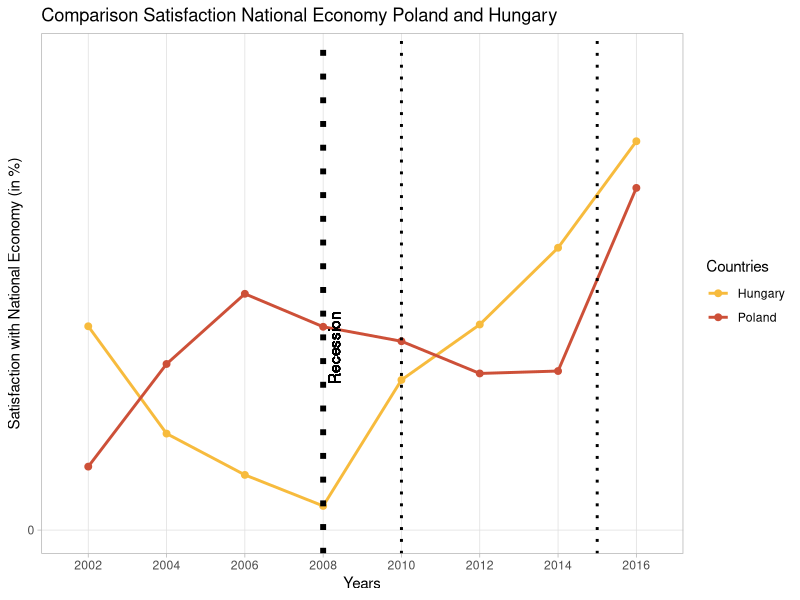

The R script that drew this image: (Note: this script raises an error after producing the figure.)
######################
# Plotting functions
# YOU CAN IGNORE THIS PART
######################

install.packages("ggplot2")
library(ggplot2)

quarters <- c('Q1','Q2','Q3','Q4')
countries <- c("Hungary", "Poland")
colors <- c("#f7bb3d","#cd5038")

# Function for generating yearly or quarterly labels
# Pass years as a vector
# Pass the count of data points as a number
generateLabels <- function(yearsParam, nDataPoints) {
  years <- as.character(yearsParam)
  # Check if there are 4 times as many data points as there are years (which means the data is quarterly)
  # If it is quarterly generate quarterly labels, otherwise just use the years
  if(nDataPoints == (4 * length(years))) {
    pastingQuarters <- function(x, listItems) {
      paste(listItems, x, sep=" ")
    }
    return(unlist(lapply(X=years, FUN=pastingQuarters, listItems=quarters)))
  }
  if(nDataPoints == ((length(years)+1) /2)) {
    return(years[(1:nDataPoints) * 2 - 1])
  }
  return(years)
}

# Function for plotting progresion as a line diagram
# Pass data as a list of data collections
# Pass years as a vector
# Pass a title
# Optional label for x axis
# Optional label for y axis
# Pass a vector of vertical line points
# Optional restrictions for the y axis
timeLinePlot <- function(data, yearsParam, titleParam, xLabel="", yLabel="", yAxisLabels="", verticalLines, y=c(NA,NA)) {
  nDataSets <- length(data)
  nDataPoints <- length(data[[1]])
  labels <- generateLabels(yearsParam, nDataPoints)
  
  df <- data.frame(
    x=rep(labels, nDataSets),
    y=unlist(data),
    country=c(rep(countries[1],nDataPoints),rep(countries[2],nDataPoints))
  )
  
  colSeq <- c(rep(colors[1],nDataPoints), rep(colors[2],nDataPoints))
  
  avgY <- mean(df$y)
  drawVerticalLines <- function(line) {
    geom_text(aes(x=line[1], label=paste("\n",line[2]), y=avgY), angle=90, color="black")
    geom_vline(xintercept = line[1], lty=3, lwd=1)
  }

  lapply(X=verticalLines, FUN=drawVerticalLines)
  
  ggplot(df, aes(x=x, y=y, group=country, color=colSeq)) +
    geom_line(size=1) +
    geom_point(size=2) +
    geom_vline(xintercept = 4, col="Black", lty=3, lwd=2) +
    geom_text(aes(x=4, label="\nRecession", y=avgY), angle=90, color="black") +
    lapply(X=verticalLines, FUN=drawVerticalLines) +
    ggtitle(titleParam) +
    labs(x=xLabel, y=yLabel) +
    theme(text = element_text(size=25)) +
    theme_light() +
    scale_y_continuous(breaks=c(yAxisLabels$y), labels=yAxisLabels$label) +
    coord_cartesian(ylim = y) +
    scale_colour_manual(name="Countries",
                        breaks=colors,
                        values=c("#f7bb3d"=colors[1], "#cd5038"=colors[2]),
                        labels=countries)
}

######################
# Comparison Satisfaction National Economy Poland and Hungary
######################

satisfactionEconomyHU <- c(43.07, 20.39, 11.66, 5.1, 31.73, 43.44, 59.66, 82.17)
satisfactionEconomyPL <- c(13.41, 35.1, 49.93, 42.96, 39.9, 33.1, 33.61, 72.31)

timeLinePlot(
  list(satisfactionEconomyHU, satisfactionEconomyPL),
  2002:2016,
  titleParam="Comparison Satisfaction National Economy Poland and Hungary",
  xLabel = "Years",
  yLabel = "Satisfaction with National Economy (in %)",
  yAxisLabels = c(
    list(y=0,label="0"),
    list(y=25,label="25"),
    list(y=50,label="50"),
    list(y=75,label="75"),
    list(y=100,label="100")
  ),
  c(list(x=5,label="Fidesz won election"), list(x=7.5,label="PiS won election")),
  y=c(0,100))

######################
# Mean Comparison Satisfaction National Economy Poland and Hungary_Only PiS and Fidesz
######################

meanSatisfactionEconomyHUFidesz <- c(3.96, 2.77, 2.14, 1.44, 3.48, 3.87, 4.91, 5.99)
meanSatisfactionEconomyPLPiS <- c(2.76, 3.47, 4.3, 4.03, 3.85, 3.44, 3.56, 5.5)
possibleAnswers <- c("Extremely dissatisfied", "1", "2", "3", "4", "5", "6", "7", "8", "9", "Extremely satisfied")

timeLinePlot(
  list(meanSatisfactionEconomyHUFidesz, meanSatisfactionEconomyPLPiS),
  2002:2016,
  titleParam="Satisfaction National Economy PiS and Fidesz",
  xLabel = "Years",
  yLabel = "Satisfaction (Mean Value)",
  yAxisLabels = possibleAnswers,
  c(list(x=5,label="Fidesz won election"), list(x=7.5,label="PiS won election")),
  y=c(0,10))

######################
# Mean Comparison Satisfaction National Economy Poland and Hungary_Total N
######################

meanSatisfactionEconomyHU <- c(4.09, 3.12, 2.89, 1.82, 3.16, 3.35, 3.79, 4.82)
meanSatisfactionEconomyPL <- c(2.76, 3.19, 4.08, 4.45, 4.45, 4.2, 4.08, 4.86)
possibleAnswers <- c("Extremely dissatisfied", "1", "2", "3", "4", "5", "6", "7", "8", "9", "Extremely satisfied")

timeLinePlot(
  list(meanSatisfactionEconomyHU, meanSatisfactionEconomyPL),
  2002:2016,
  titleParam="Satisfaction National Economy Poland and Hungary",
  xLabel = "Years",
  yLabel = "Satisfaction (Mean Value)",
  yAxisLabels = possibleAnswers,
  c(list(x=5,label="Fidesz won election"), list(x=7.5,label="PiS won election")),
  y=c(0,10))

######################
# Comparison Feeling About Household Income Nowadays Poland and Hungary
######################

feelingIncomeHU <- c(43.29, 31.14, 43.29, 56.31, 47.84, 54.53, 39.85, 25.99)
feelingIncomePL <- c(37.38, 29.74, 37.14, 36.17, 31.97, 41.54, 26.3, 26.85)

timeLinePlot(
  list(feelingIncomeHU, feelingIncomePL),
  2002:2016,
  titleParam="Comparison Feeling About Household Income Nowadays Poland and Hungary",
  xLabel = "Years",
  yLabel = "Feeling About Household Income (in %)",
  yAxisLabels = c(
    list(y=0,label="0"),
    list(y=25,label="25"),
    list(y=50,label="50"),
    list(y=75,label="75"),
    list(y=100,label="100")
  ),
  c(list(x=5,label="Fidesz won election"), list(x=7.5,label="PiS won election")),
  y=c(0,100))